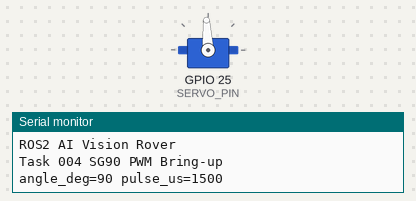
Simulated run of this sketch. Board: ESP32. Shown: servo, the last lines printed to the serial monitor. Servo pulses on a pin are drawn as a servo (544–2400 µs = 0–180°).

Above: at 0.05 s.
At 4.0 s:
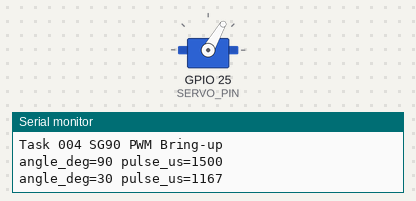
Timing chart, 0 to 7.8 s (numbered marks = the images above):
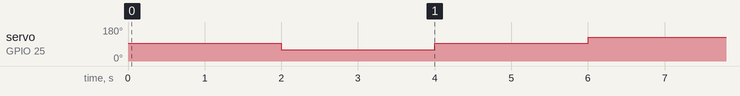

The sketch:

servo_004.ino
```cpp
#include <Arduino.h>

const uint8_t SERVO_PIN = 25;
const uint32_t PWM_FREQUENCY_HZ = 50;
const uint8_t PWM_RESOLUTION_BITS = 16;
const uint32_t PWM_PERIOD_US = 1000000UL / PWM_FREQUENCY_HZ;
const uint32_t PWM_TICKS = 1UL << PWM_RESOLUTION_BITS;
const uint32_t MIN_PULSE_US = 1000;
const uint32_t MAX_PULSE_US = 2000;
bool servoReady = false;

uint32_t pulseUsToDuty(uint32_t pulseUs) {
  // 65536 timer ticks per period; round to the nearest tick.
  const uint64_t duty = (uint64_t(pulseUs) * PWM_TICKS + PWM_PERIOD_US / 2) / PWM_PERIOD_US;
  return duty >= PWM_TICKS ? PWM_TICKS - 1 : uint32_t(duty);
}

bool setServoAngle(int angleDeg) {
  if (angleDeg < 0 || angleDeg > 180) {
    Serial.println("ERROR: angle must be 0-180");
    return false;
  }
  if (!servoReady) {
    Serial.println("ERROR: PWM not ready");
    return false;
  }
  const uint32_t pulseUs = MIN_PULSE_US +
      (uint32_t(angleDeg) * (MAX_PULSE_US - MIN_PULSE_US) + 90) / 180;
  // Core 3.x uses the GPIO pin, not the channel number.
  if (!ledcWrite(SERVO_PIN, pulseUsToDuty(pulseUs))) {
    Serial.println("ERROR: ledcWrite failed");
    servoReady = false;
    return false;
  }
  // Report the command, not a measured physical angle.
  Serial.printf("angle_deg=%d pulse_us=%lu\n", angleDeg, (unsigned long)pulseUs);
  return true;
}

void initServo() {
  if (!ledcAttach(SERVO_PIN, PWM_FREQUENCY_HZ, PWM_RESOLUTION_BITS)) {
    Serial.println("ERROR: ledcAttach failed");
    return;
  }
  servoReady = true;
  setServoAngle(90);
}

const int TEST_ANGLES[] = {30, 90, 150};
const unsigned long MOVE_INTERVAL_MS = 2000;
unsigned long lastMoveMs = 0;
uint8_t nextAngle = 0;

void setup() {
  Serial.begin(115200);
  Serial.println("ROS2 AI Vision Rover");
  Serial.println("Task 004 SG90 PWM Bring-up");
  initServo();
  lastMoveMs = millis();
}

void loop() {
  delay(1);
  if (!servoReady) return;
  const unsigned long now = millis();
  if (now - lastMoveMs < MOVE_INTERVAL_MS) return;
  lastMoveMs = now;
  if (setServoAngle(TEST_ANGLES[nextAngle])) {
    nextAngle = (nextAngle + 1) % 3;
  }
}
```

Measured:
- by itself, servo on GPIO 25 (SERVO_PIN): repeats every 6.0 s: 93° 2.0 s, 125° 2.0 s, 60° 2.0 s
